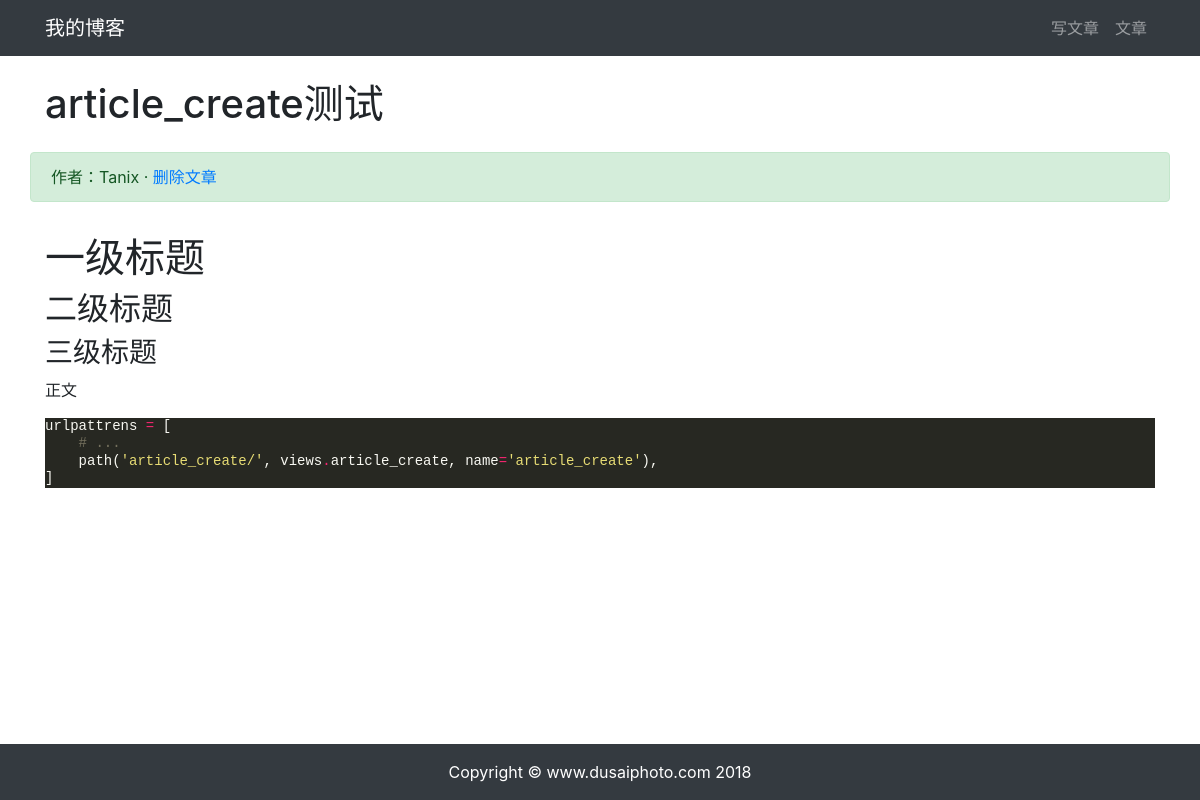
The app's page /article/article-detail/6/ with its own data.
### article/models.py (models this page shows, shortened)
class ArticlePost(models.Model):
    author = models.ForeignKey(User, on_delete=models.CASCADE)
    title = models.CharField(max_length=100)
    body = models.TextField()
    created = models.DateTimeField(default=timezone.now)
    updated = models.DateTimeField(auto_now=True)
    class Meta:
        ordering = ('-created',)

### article/views.py (the view)
# urls.py: path('article-detail/<int:id>/', views.article_detail, name='article_detail'),
def article_detail(request, id):
    article = ArticlePost.objects.get(id=id)
    article.body = markdown.markdown(article.body,
                                     extensions=[
                                         'markdown.extensions.extra',
                                         'markdown.extensions.codehilite',
                                     ])
    context = {'article': article}
    return render(request, 'article/detail.html', context)

### templates/article/detail.html (shortened to what this page needs)
<!DOCTYPE html>
<html lang="en">
<head>
</head>
<body>
{% extends "base.html" %}
{% load static %}
{% block content %}
    <div class="container">
        <div class="row">
            <h1 class="col-12 mt-4 mb-4">{{ article.title }}</h1>
            <div class="col-12 alert alert-success">作者：{{ article.author }}
                · <a href="#" onclick="confirm_safe_delete()">删除文章</a>
            </div>
            <div class="col-12">
                <p>{{ article.body|safe }}</p>
            </div>
        </div>
    </div>
{% endblock content %}

### static/md_css/monokai.css (style rules this page uses)
pre { line-height: 125%; }
.codehilite { background: #272822; color: #f8f8f2 }
.codehilite .n { color: #f8f8f2 }
.codehilite .o { color: #f92672 }
.codehilite .p { color: #f8f8f2 }
.codehilite .c1 { color: #75715e }
.codehilite .s1 { color: #e6db74 }

### records on screen
ArticlePost: title "article_create测试", author "Tanix", body "一级标题 二级标题 三级标题 正文 urlpattrens = [ # ... path ( 'article_create/' , views . article_create , name = 'article_create' ), ]"
